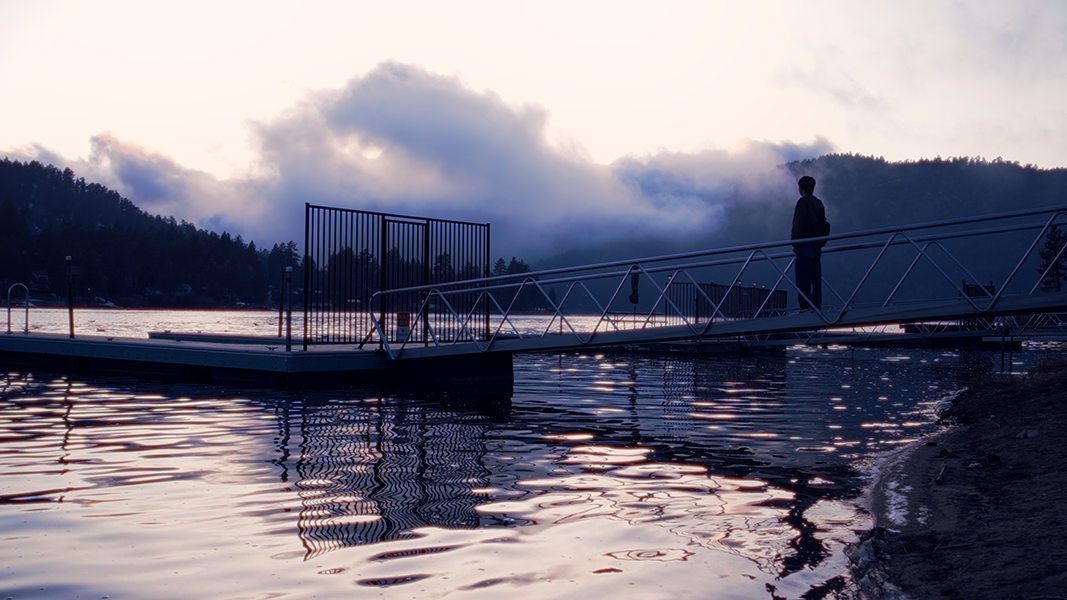
#> input picture lab0/example.png, 1067 x 600 px, found by its file name
$ python lab0.py
#> lines starting #> are read from the running program, lines starting #| are printed output that depends on the picture
### lab0/kernels.py

import numpy as np

def gaussian_kernel_2d(kernel_size, sigma=1.0):
    """
    Generates a 2D Gaussian kernel array.

    Parameters:
    - kernel_size (int): The width and height of the square kernel (ideally an odd number).
    - sigma (float): The standard deviation of the Gaussian distribution.
    """
    # 1. Create a coordinate grid centered at zero
    ax = np.arange(-kernel_size // 2 + 1, kernel_size // 2 + 1)
    xx, yy = np.meshgrid(ax, ax)

    # 2. Compute the 2D Gaussian exponent
    kernel = np.exp(-(xx**2 + yy**2) / (2.0 * sigma**2))

    # 3. Normalize the kernel so all elements sum to 1
    return kernel / np.sum(kernel)

### lab0/lab0.py
import numpy as np
import imageio.v3 as iio
import matplotlib.pyplot as plt
from scipy.signal import convolve2d
import kernels

path = 'lab0/example.png'
image = iio.imread(path)
#> image is the input picture: shape (600, 1067, 3); mean R, G, B 125.3, 121.6, 135
kernel = kernels.gaussian_kernel_2d(10,10)
img_height, img_width, channels = image[..., :3].shape
#> img_height = 600; img_width = 1067; channels = 3
kernel_height, kernel_width = kernel.shape
rgb_image = image[..., :3]
output = np.stack(
    [convolve2d(rgb_image[..., channel], kernel, mode='same', boundary='symm')
    for channel in range(rgb_image.shape[-1])],
    axis=-1,
)
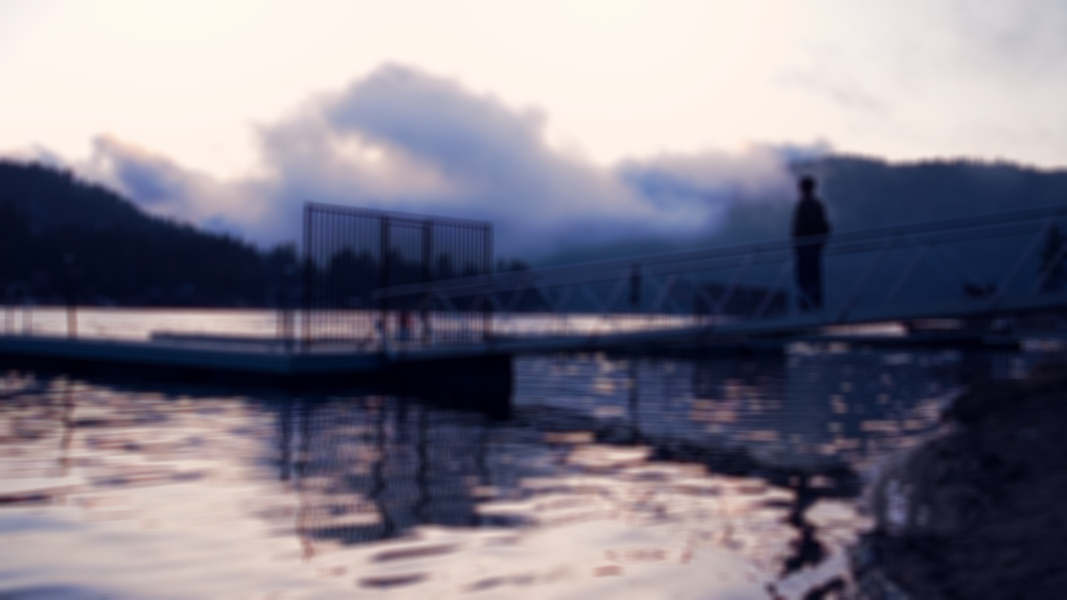
#> output: shape (600, 1067, 3) float64; mean R, G, B 125.4, 121.7, 135.1
output = np.clip(output, 0, 255).astype(np.uint8)


plt.imshow(output)
plt.axis('off')
plt.show()
